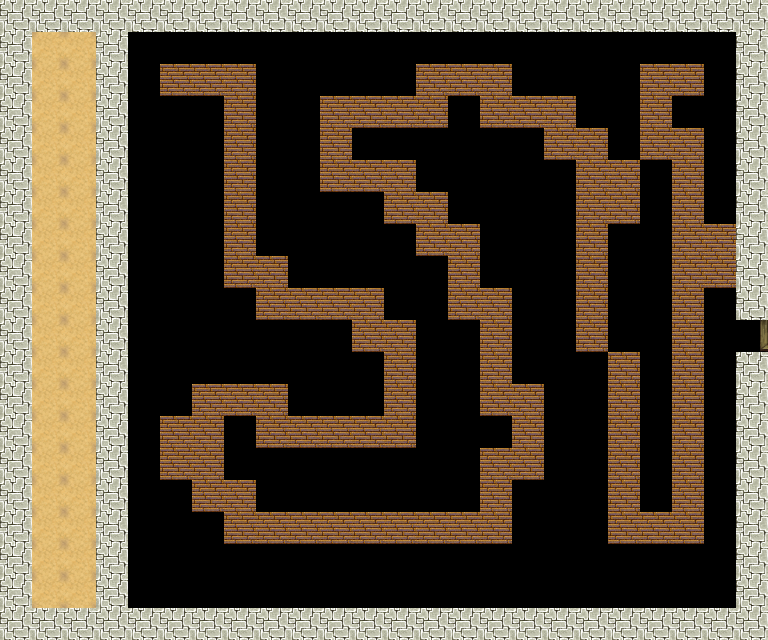

A level layout from a 2D game, rendered from its tile map. Below: a short description, then the map file with its tile-grid data intact:
An orthogonal 24x20 tile map with 32x32 px tiles, 3 tile layers (stone_walls, wooden_walls, doors).

<map version="1.0" orientation="orthogonal" renderorder="right-down" width="24" height="20" tilewidth="32" tileheight="32" nextobjectid="1">
 <tileset firstgid="1" name="myset" tilewidth="32" tileheight="32" tilecount="100" columns="10">
  <image source="myset.png" width="320" height="320" />
 </tileset>
 <layer name="stone_walls" width="24" height="20">
  <data encoding="csv">
25,25,25,25,25,25,25,25,25,25,25,25,25,25,25,25,25,25,25,25,25,25,25,25,
25,11,11,25,0,0,0,0,0,0,0,0,0,0,0,0,0,0,0,0,0,0,0,25,
25,11,11,25,0,0,0,0,0,0,0,0,0,0,0,0,0,0,0,0,0,0,0,25,
25,11,11,25,0,0,0,0,0,0,0,0,0,0,0,0,0,0,0,0,0,0,0,25,
25,11,11,25,0,0,0,0,0,0,0,0,0,0,0,0,0,0,0,0,0,0,0,25,
25,11,11,25,0,0,0,0,0,0,0,0,0,0,0,0,0,0,0,0,0,0,0,25,
25,11,11,25,0,0,0,0,0,0,0,0,0,0,0,0,0,0,0,0,0,0,0,25,
25,11,11,25,0,0,0,0,0,0,0,0,0,0,0,0,0,0,0,0,0,0,0,25,
25,11,11,25,0,0,0,0,0,0,0,0,0,0,0,0,0,0,0,0,0,0,0,25,
25,11,11,25,0,0,0,0,0,0,0,0,0,0,0,0,0,0,0,0,0,0,0,25,
25,11,11,25,0,0,0,0,0,0,0,0,0,0,0,0,0,0,0,0,0,0,0,0,
25,11,11,25,0,0,0,0,0,0,0,0,0,0,0,0,0,0,0,0,0,0,0,25,
25,11,11,25,0,0,0,0,0,0,0,0,0,0,0,0,0,0,0,0,0,0,0,25,
25,11,11,25,0,0,0,0,0,0,0,0,0,0,0,0,0,0,0,0,0,0,0,25,
25,11,11,25,0,0,0,0,0,0,0,0,0,0,0,0,0,0,0,0,0,0,0,25,
25,11,11,25,0,0,0,0,0,0,0,0,0,0,0,0,0,0,0,0,0,0,0,25,
25,11,11,25,0,0,0,0,0,0,0,0,0,0,0,0,0,0,0,0,0,0,0,25,
25,11,11,25,0,0,0,0,0,0,0,0,0,0,0,0,0,0,0,0,0,0,0,25,
25,11,11,25,0,0,0,0,0,0,0,0,0,0,0,0,0,0,0,0,0,0,0,25,
25,25,25,25,25,25,25,25,25,25,25,25,25,25,25,25,25,25,25,25,25,25,25,25
</data>
 </layer>
 <layer name="wooden_walls" width="24" height="20">
  <data encoding="csv">
0,0,0,0,0,0,0,0,0,0,0,0,0,0,0,0,0,0,0,0,0,0,0,0,
0,0,0,0,0,0,0,0,0,0,0,0,0,0,0,0,0,0,0,0,0,0,0,0,
0,0,0,0,0,26,26,26,0,0,0,0,0,26,26,26,0,0,0,0,26,26,0,0,
0,0,0,0,0,0,0,26,0,0,26,26,26,26,0,26,26,26,0,0,26,0,0,0,
0,0,0,0,0,0,0,26,0,0,26,0,0,0,0,0,0,26,26,0,26,26,0,0,
0,0,0,0,0,0,0,26,0,0,26,26,26,0,0,0,0,0,26,26,0,26,0,0,
0,0,0,0,0,0,0,26,0,0,0,0,26,26,0,0,0,0,26,26,0,26,0,0,
0,0,0,0,0,0,0,26,0,0,0,0,0,26,26,0,0,0,26,0,0,26,26,0,
0,0,0,0,0,0,0,26,26,0,0,0,0,0,26,0,0,0,26,0,0,26,26,0,
0,0,0,0,0,0,0,0,26,26,26,26,0,0,26,26,0,0,26,0,0,26,0,0,
0,0,0,0,0,0,0,0,0,0,0,26,26,0,0,26,0,0,26,0,0,26,0,0,
0,0,0,0,0,0,0,0,0,0,0,0,26,0,0,26,0,0,0,26,0,26,0,0,
0,0,0,0,0,0,26,26,26,0,0,0,26,0,0,26,26,0,0,26,0,26,0,0,
0,0,0,0,0,26,26,0,26,26,26,26,26,0,0,0,26,0,0,26,0,26,0,0,
0,0,0,0,0,26,26,0,0,0,0,0,0,0,0,26,26,0,0,26,0,26,0,0,
0,0,0,0,0,0,26,26,0,0,0,0,0,0,0,26,0,0,0,26,0,26,0,0,
0,0,0,0,0,0,0,26,26,26,26,26,26,26,26,26,0,0,0,26,26,26,0,0,
0,0,0,0,0,0,0,0,0,0,0,0,0,0,0,0,0,0,0,0,0,0,0,0,
0,0,0,0,0,0,0,0,0,0,0,0,0,0,0,0,0,0,0,0,0,0,0,0,
0,0,0,0,0,0,0,0,0,0,0,0,0,0,0,0,0,0,0,0,0,0,0,0
</data>
 </layer>
 <layer name="doors" width="24" height="20">
  <data encoding="csv">
0,0,0,0,0,0,0,0,0,0,0,0,0,0,0,0,0,0,0,0,0,0,0,0,
0,0,0,0,0,0,0,0,0,0,0,0,0,0,0,0,0,0,0,0,0,0,0,0,
0,0,0,0,0,0,0,0,0,0,0,0,0,0,0,0,0,0,0,0,0,0,0,0,
0,0,0,0,0,0,0,0,0,0,0,0,0,0,0,0,0,0,0,0,0,0,0,0,
0,0,0,0,0,0,0,0,0,0,0,0,0,0,0,0,0,0,0,0,0,0,0,0,
0,0,0,0,0,0,0,0,0,0,0,0,0,0,0,0,0,0,0,0,0,0,0,0,
0,0,0,0,0,0,0,0,0,0,0,0,0,0,0,0,0,0,0,0,0,0,0,0,
0,0,0,0,0,0,0,0,0,0,0,0,0,0,0,0,0,0,0,0,0,0,0,0,
0,0,0,0,0,0,0,0,0,0,0,0,0,0,0,0,0,0,0,0,0,0,0,0,
0,0,0,0,0,0,0,0,0,0,0,0,0,0,0,0,0,0,0,0,0,0,0,0,
0,0,0,0,0,0,0,0,0,0,0,0,0,0,0,0,0,0,0,0,0,0,0,9,
0,0,0,0,0,0,0,0,0,0,0,0,0,0,0,0,0,0,0,0,0,0,0,0,
0,0,0,0,0,0,0,0,0,0,0,0,0,0,0,0,0,0,0,0,0,0,0,0,
0,0,0,0,0,0,0,0,0,0,0,0,0,0,0,0,0,0,0,0,0,0,0,0,
0,0,0,0,0,0,0,0,0,0,0,0,0,0,0,0,0,0,0,0,0,0,0,0,
0,0,0,0,0,0,0,0,0,0,0,0,0,0,0,0,0,0,0,0,0,0,0,0,
0,0,0,0,0,0,0,0,0,0,0,0,0,0,0,0,0,0,0,0,0,0,0,0,
0,0,0,0,0,0,0,0,0,0,0,0,0,0,0,0,0,0,0,0,0,0,0,0,
0,0,0,0,0,0,0,0,0,0,0,0,0,0,0,0,0,0,0,0,0,0,0,0,
0,0,0,0,0,0,0,0,0,0,0,0,0,0,0,0,0,0,0,0,0,0,0,0
</data>
 </layer>
</map>
